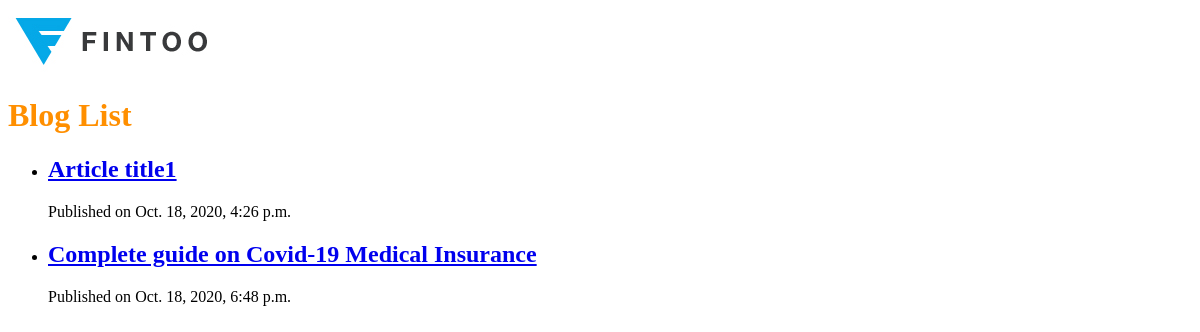
The page / on the database its author committed.
### blog/models.py (models this page shows, shortened)
class Article(models.Model):
    STATUS_CHOICES = [
        ('1', 'Active'),
        ('0', 'Inactive'),
    ]
    ALLOW_COMMENT_CHOICES = [
        ('1', 'Yes'),
        ('0', 'No'),
    ]
    title = models.CharField(max_length=255)
    author = models.CharField(max_length=150)
    excerpt = models.TextField(blank=True)
    content = models.TextField(blank=True)
    publication_date = models.DateTimeField()
    status = models.CharField(max_length=1, choices=STATUS_CHOICES, default='1')
    allow_comment = models.CharField(max_length=1, choices= ALLOW_COMMENT_CHOICES, default='1')
    def get_absolute_url(self):
        return reverse_lazy('article_details', args=[str(self.id)])

### blog/views.py (the view)
# urls.py: path('', ArticleListView.as_view(), name='article'),
class ArticleListView(generic.ListView):
    model = Article

### templates/blog/article_list.html (shortened to what this page needs)
{%  extends 'base.html' %}
{% block content %}
    <h1> Blog List</h1>
    {% if article_list %}
    <ul>
        {% for article in article_list %}
            <li>
                <a href="{{ article.get_absolute_url }}"><h2>{{ article.title }}</h2></a>
                <span>Published on {{ article.publication_date }}</span>
            </li>
        {% endfor %}
    </ul>
    {% else %}
        <p>No courses scheduled</p>
    {%  endif %}
{% endblock content %}

### templates/base.html (shortened to what this page needs)
<!DOCTYPE html>
{% load static %}
<html lang="en">
<head>
    <link href="{% static 'css/main.css' %}" rel="stylesheet" type="text/css">
</head>
<body>
    <img src="{% static 'img/logoFintoo.jpg'%}">
    {% block content %}{% endblock content %}
</body>
</html>

### static/css/main.css (style rules this page uses)
h1 { color:#ff8f00; }

### rows shown on the page
Article: title "Article title1", publication_date "Oct. 18, 2020, 4:26 p.m."
Article: title "Complete guide on Covid-19 Medical Insurance", publication_date "Oct. 18, 2020, 6:48 p.m."
